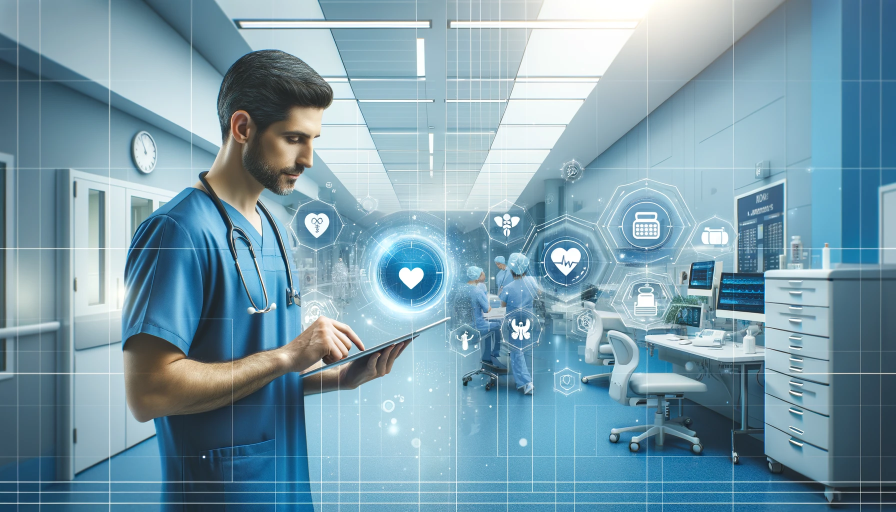
#> input picture Array/Intermediate/AboutPageBanner.png, 1792 x 1024 px (shown at 1/2 size)
$ python ImageProcessing.py   (older library calls are emulated)
#> lines starting #> are read from the running program, lines starting #| are printed output that depends on the picture
from PIL import Image
import numpy as np

class ImageProcessor:
    def __init__(self, image_path):
#> called with image_path = 'AboutPageBanner.png'
        self.image = Image.open(image_path)
#> self.image is the input picture: PIL image 1792x1024 RGB; mean R, G, B 122.2, 156.8, 172
        self.image_array = np.array(self.image)

    def save_image(self, output_path):
        result_image = Image.fromarray(self.image_array)
        result_image.save(output_path)

    def resize(self, new_width, new_height):
        self.image = self.image.resize((new_width, new_height), Image.ANTIALIAS)
        self.image_array = np.array(self.image)

    def crop(self, left, upper, right, lower):
        self.image = self.image.crop((left, upper, right, lower))
        self.image_array = np.array(self.image)

    def rotate(self, angle):
        self.image = self.image.rotate(angle, expand=True)
        self.image_array = np.array(self.image)

    def show(self):
        self.image.show()

def main():
    processor = ImageProcessor('AboutPageBanner.png')

    while True:
        print("Choose an operation:")
        print("1. Resize")
        print("2. Crop")
        print("3. Rotate")
        print("4. Save and Exit")
        choice = input("Enter choice: ")

        if choice == '1':
            new_width = int(input("Enter new width: "))
            new_height = int(input("Enter new height: "))
            processor.resize(new_width, new_height)
            processor.show()

        elif choice == '2':
            left = int(input("Enter left: "))
            upper = int(input("Enter upper: "))
            right = int(input("Enter right: "))
            lower = int(input("Enter lower: "))
            processor.crop(left, upper, right, lower)
            processor.show()

        elif choice == '3':
            angle = float(input("Enter angle to rotate: "))
            processor.rotate(angle)
            processor.show()

        elif choice == '4':
            output_path = input("Enter output path: ")
            processor.save_image(output_path)
            print("Image saved. Exiting.")
            break

        else:
            print("Invalid choice. Please try again.")
#> this loop made 3 passes; the answer given on pass 1: 1
#> pass 1, in resize, `self.image = self.image.resize((new_width, new_height), Image.ANTIALIAS)`:
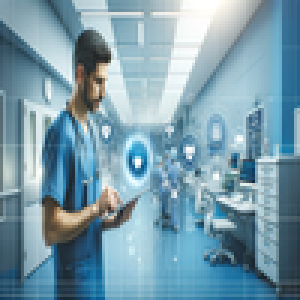
#> self.image: PIL image 100x100 RGB (shown 3 times larger); mean R, G, B 122.2, 156.8, 172

if __name__ == "__main__":
#> (the run stopped early here; a loop or call above may not have finished)
